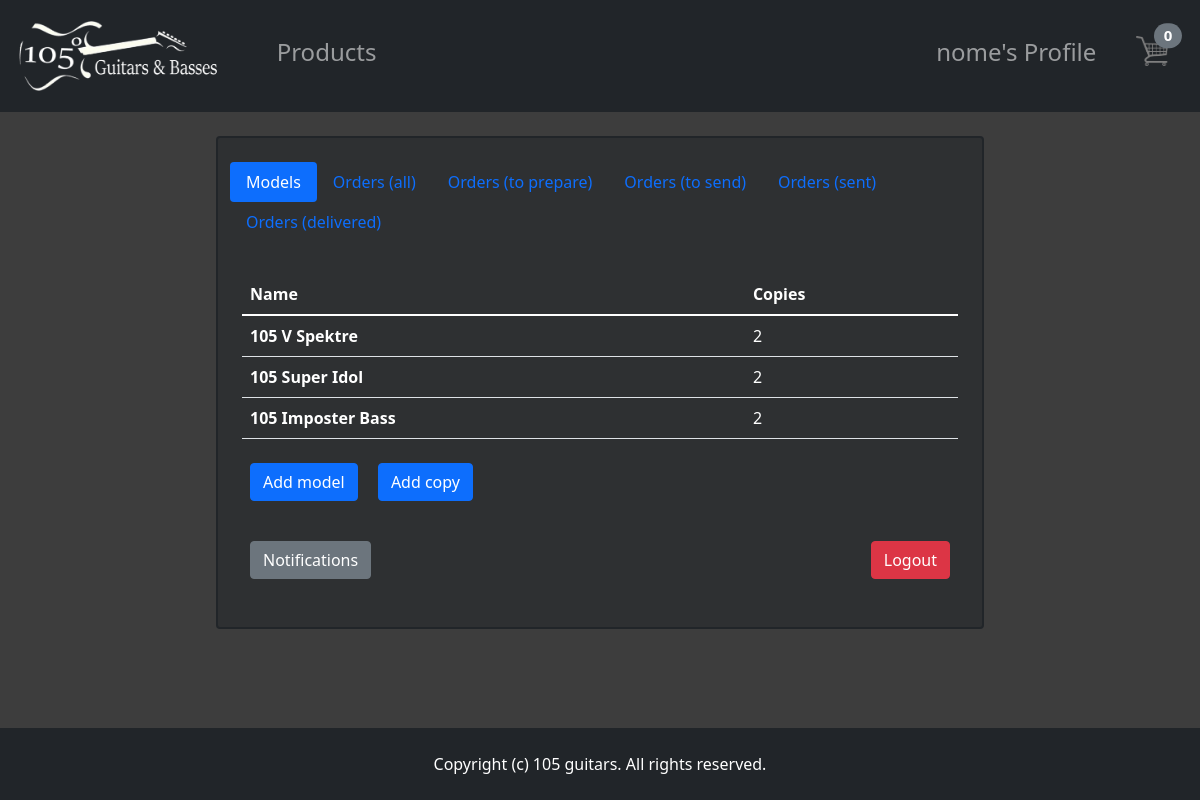
Screenshot of /seller_profile.php (signed in) with the database file from the repository.
### tables this page shows
create table modello(
    codice int not null AUTO_INCREMENT,
    nome varchar(40) not null,
    scala float not null,
    tipo_body varchar(40) not null,
    elettronica varchar(100) not null,
    CONSTRAINT ID_MODELLO PRIMARY key (codice)
);

### template/base_page.php (called while the page is built)
<?php
require_once "bootstrap_page.php";
$params["profile-url"] = "login.php";
$params["user-name"] = "";
$params["articles-in-cart"] = !is_set_and_not_empty($_SESSION["articles-in-cart"]) ? 0 : count($_SESSION["articles-in-cart"]);
$params["jquery-source"] = "https://code.jquery.com/jquery-3.6.0.min.js";
if(isUserLoggedIn()) {
    $params["profile-url"] = $_SESSION["isadmin"] ? "seller_profile.php" : "user_profile.php";
    $params["user-name"] = $_SESSION["name"];
}
require "base.php";
?>

### seller_profile.php (called while the page is built, shortened)
<?php
require_once "bootstrap_page.php";
$params["name"] = "seller_template.php";
$params["scripts"] = ["js/seller.js"];
$params["models"] = $the_db->getAllModels();
$params["orders"] = $the_db->getAllOrders();
require "template/base_page.php"
?>

### database.php (called while the page is built, shortened)
<?php
class Database {
    private $db;
    public function __construct($servername, $username, $password, $dbname, $port){
        $this->db = new mysqli($servername, $username, $password, $dbname, $port);
    }
    public function getAllModels() {
        return $this->db->query("select * from modello;");
    }
    public function getNumberOfCopies($id) {
        $stmt = $this->db->prepare("select count(*) as CopyNumber from copia where ID_MODELLO = ? and sold = 0;");
        $stmt->bind_param("i", $id);
        $stmt->execute();
        return $stmt->get_result()->fetch_all(MYSQLI_ASSOC)[0]["CopyNumber"];
    }
    public function getAllOrders() {
        return $this->db->query("select o.codice_ordine, o.data_ordine, o.stato, u.nome, u.cognome, u.email
                                 from ordine o, utente u
                                 where o.ID_UTENTE = u.email")->fetch_all(MYSQLI_ASSOC);
    }
}
?>

### bootstrap_page.php (called while the page is built, shortened)
<?php
require_once "database.php";
require_once "functions.php";
$the_db = new Database("localhost", "root", "", "105guitars", 3306);
?>

### functions.php (called while the page is built, shortened)
<?php
function is_set_and_not_empty(&$var) {
    return isset($var) && !empty($var);
}
?>

### template/seller_template.php (the view, shortened to what this page needs)
<div class="container-fluid">
    <div class="row p-4">
        <div class="col-md-2"></div>
        <div class="col-12 col-md-8 bg-dark bg-opacity-50 border border-dark border-2 rounded-2 p-4">
            <div class="row">
                <ul class="nav nav-pills seller-nav-pad" id="myTab" role="tablist">
                    <li class="nav-item" role="presentation">
                        <button class="nav-link active" id="products-tab"   data-bs-toggle="tab" data-bs-target="#products" type="button" role="tab" aria-controls="products" aria-selected="false">Models</button>
                    </li>
                    <li class="nav-item" role="presentation">
                        <button class="nav-link" id="all-tab"        data-bs-toggle="tab" data-bs-target="#all" type="button" role="tab" aria-controls="all" aria-selected="false">Orders (all)</button>
                    </li>
                    <li class="nav-item" role="presentation">
                        <button class="nav-link" id="prep-tab"       data-bs-toggle="tab" data-bs-target="#prep" type="button" role="tab" aria-controls="prep" aria-selected="false">Orders (to prepare)</button>
                    </li>
                    <li class="nav-item" role="presentation">
                        <button class="nav-link" id="send-tab"       data-bs-toggle="tab" data-bs-target="#send" type="button" role="tab" aria-controls="send" aria-selected="false">Orders (to send)</button>
                    </li>
                    <li class="nav-item" role="presentation">
                        <button class="nav-link" id="sent-tab"       data-bs-toggle="tab" data-bs-target="#sent" type="button" role="tab" aria-controls="sent" aria-selected="false">Orders (sent)</button>
                    </li>
                    <li class="nav-item" role="presentation">
                        <button class="nav-link" id="delivered-tab"  data-bs-toggle="tab" data-bs-target="#delivered" type="button" role="tab" aria-controls="sent" aria-selected="false">Orders (delivered)</button>
                    </li>
                </ul>
                <br>
                <div class="tab-content" id="myTabContent">
                    <div class="tab-pane fade show active" id="products" role="tabpanel" aria-labelledby="products-tab">
                        <table class="table text-white">
                            <thead>
                                <th scope="col">Name</th>
                                <th scope="col">Copies</th>
                            </thead>
                            <tbody>
                                <?php foreach($params["models"] as $model): ?>
                                <tr>
                                    <th scope="row"><?php echo $model["nome"]; ?></th>
                                    <td><?php echo $the_db->getNumberOfCopies($model["codice"]); ?></td>
                                </tr>
                                <?php endforeach; ?>
                            </tbody>
                        </table>
                        <a href="add_model.php"      class="btn btn-primary m-2" role="button">Add model</a>
                        <a href="manage_product.php" class="btn btn-primary m-2" role="button">Add copy</a>
                    </div>
                </div>
            </div>
            <br>
            <div class="d-flex mb-3">
                <a href="notification_page.php" class="btn btn-secondary m-2"      role="button">Notifications</a>
                <a href="login.php"             class="btn btn-danger m-2 ms-auto" role="button">Logout</a>
            </div>
        </div>
    </div>
</div>

### template/style.css (style rules this page uses)
body { overflow-x: hidden; background-color:rgba(61, 61, 61, 1) !important; font-family:'Franklin Gothic Medium'; padding-bottom: 150px; }
td { word-break:break-all; }
.seller-nav-pad { padding-bottom: 2em; }

### rows the page displays
modello: nome "105 V Spektre", NumberOfCopies "2"
modello: nome "105 Super Idol", codice "2"
modello: nome "105 Imposter Bass", NumberOfCopies "2"

### other values shown
$params["user-name"] "nome"
$params["articles-in-cart"] "0"
